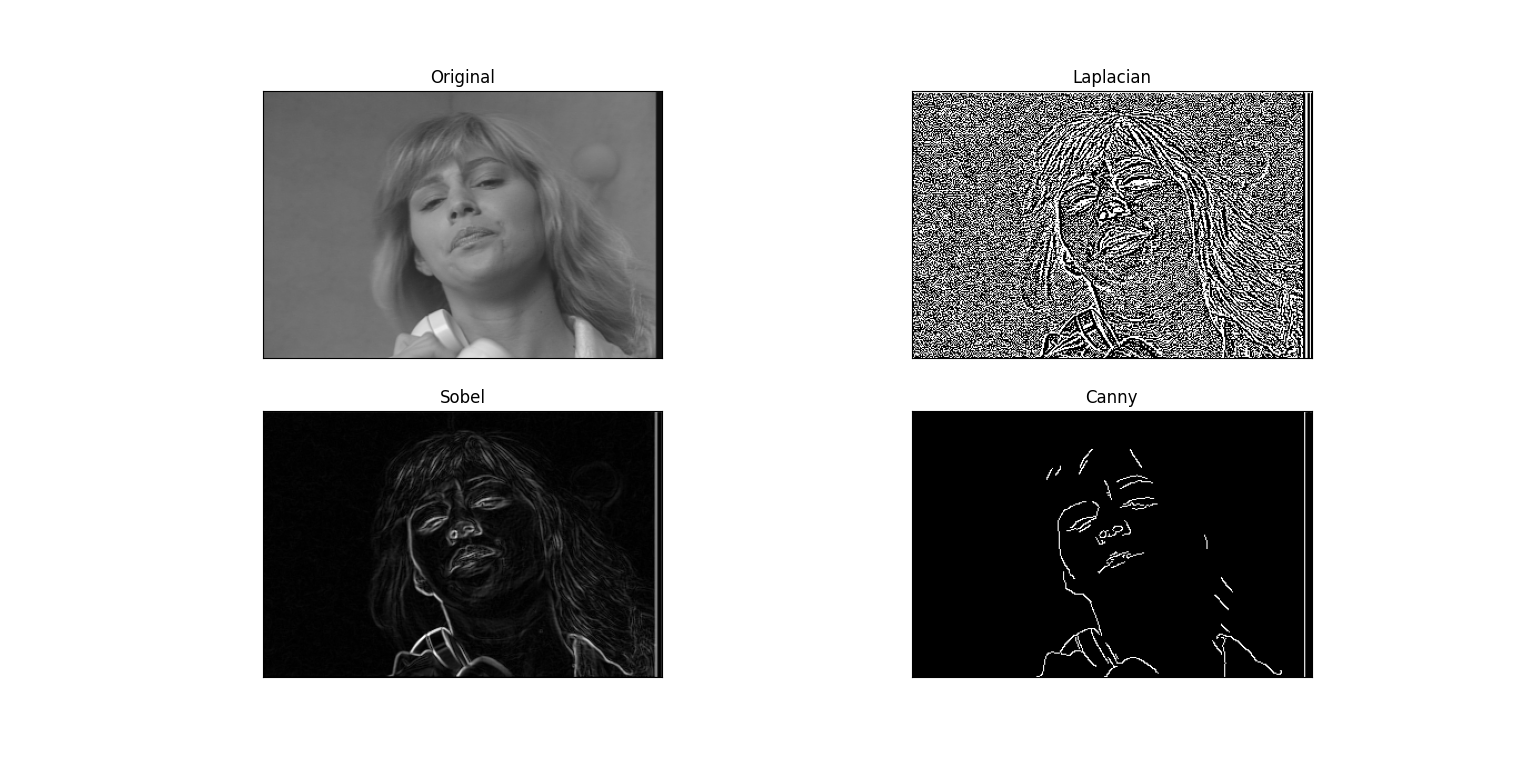

Write Python code to recreate this figure.
import sys
import numpy as np
import cv2
from matplotlib import pyplot as plt

img = cv2.imread("../SHARED_DigitalForensics/Labworks/LabWork_2/susie.png", cv2.IMREAD_COLOR)

laplacian = cv2.Laplacian(img,cv2.CV_64F)
canny = cv2.Canny(img, 100, 200)

#SOBEL
scale = 1
delta = 0
ddepth = cv2.CV_16S
gray = cv2.cvtColor(img, cv2.COLOR_BGR2GRAY)
grad_x = cv2.Sobel(gray, ddepth, 1, 0, ksize=3, scale=scale, delta=delta, borderType=cv2.BORDER_DEFAULT)
grad_y = cv2.Sobel(gray, ddepth, 0, 1, ksize=3, scale=scale, delta=delta, borderType=cv2.BORDER_DEFAULT)
abs_grad_x = cv2.convertScaleAbs(grad_x)
abs_grad_y = cv2.convertScaleAbs(grad_y)
sobel = cv2.addWeighted(abs_grad_x, 0.5, abs_grad_y, 0.5, 0)

plt.subplot(2,2,1),plt.imshow(img,cmap = 'gray')
plt.title('Original'), plt.xticks([]), plt.yticks([])
plt.subplot(2,2,2),plt.imshow(laplacian,cmap = 'gray')
plt.title('Laplacian'), plt.xticks([]), plt.yticks([])
plt.subplot(2,2,3),plt.imshow(sobel,cmap = 'gray')
plt.title('Sobel'), plt.xticks([]), plt.yticks([])
plt.subplot(2,2,4),plt.imshow(canny,cmap = 'gray')
plt.title('Canny'), plt.xticks([]), plt.yticks([])

plt.show()
